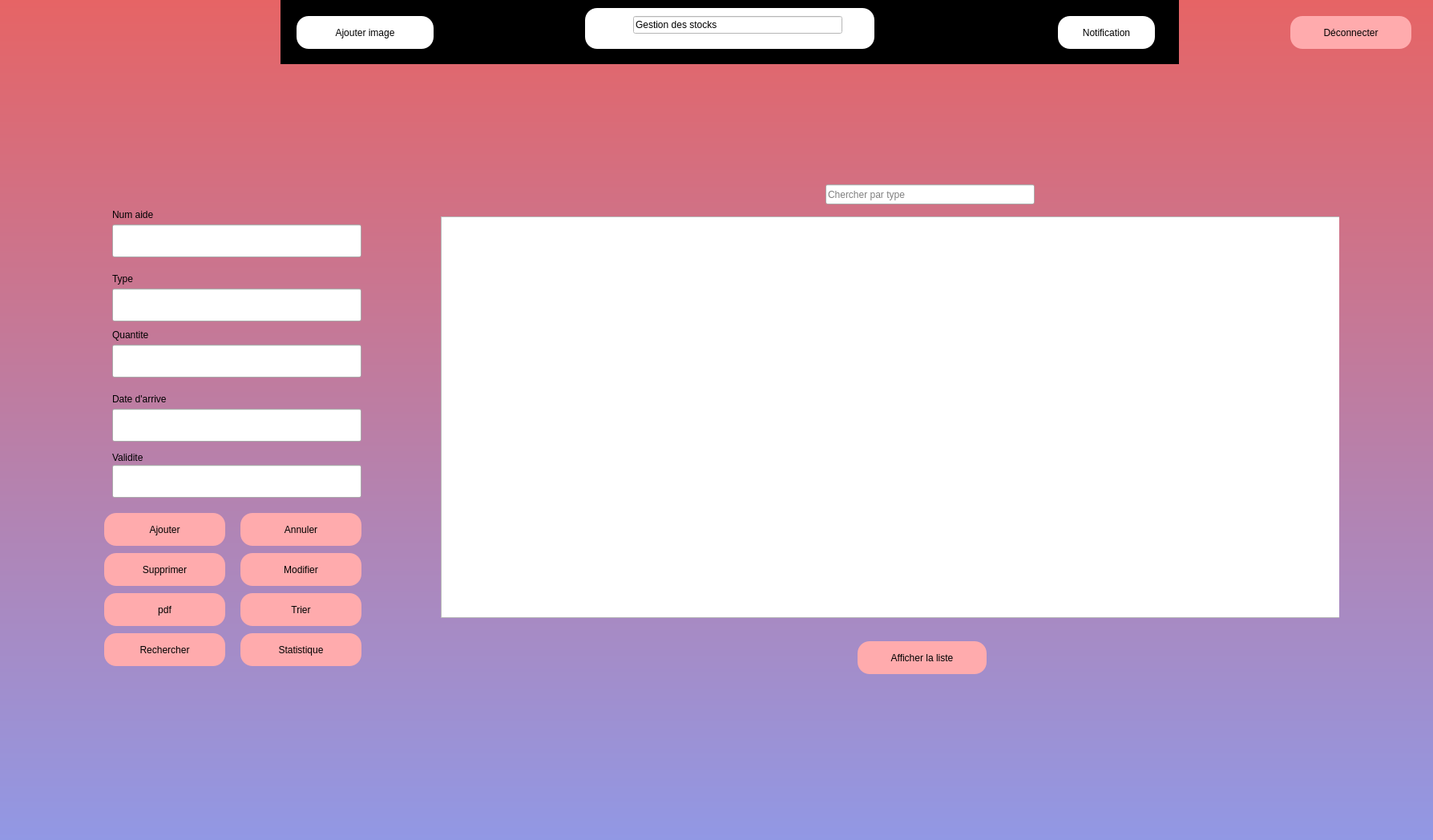
<?xml version="1.0" encoding="UTF-8"?>
<ui version="4.0">
 <class>stock</class>
 <widget class="QDialog" name="stock">
  <property name="geometry">
   <rect>
    <x>0</x>
    <y>0</y>
    <width>1788</width>
    <height>1048</height>
   </rect>
  </property>
  <property name="windowTitle">
   <string>Dialog</string>
  </property>
  <property name="styleSheet">
   <string notr="true">*{
font: 75 10pt &quot;MV Boli&quot;;
}
#stock
{

background-color: QLinearGradient(x1: 0,y1: 0,x2: 0,y2: 1,stop: 0 #e66465, stop:1 #9198e5);
border-radius:15px;
}
QLabel
{
	color: rgb(0, 0, 0);
}
QPushButton
{
	
	border-radius:60px;
	background-color: rgb(255, 171, 173);
}
QPushButton
{
border-radius:15px;
}
QPushButton:hover
{
	color:white;
	background-color: rgb(0, 0, 0);
	border-radius :15px;
}
Qlabel{
height:50px;
width:40px;
}

QToolButton
{
background: transparent;
border-radius:60px;

}</string>
  </property>
  <widget class="QWidget" name="widget_3" native="true">
   <property name="geometry">
    <rect>
     <x>350</x>
     <y>0</y>
     <width>1121</width>
     <height>80</height>
    </rect>
   </property>
   <property name="styleSheet">
    <string notr="true">background-color:rgb(0, 0, 0)
</string>
   </property>
   <widget class="QPushButton" name="pushButton_ajout_image">
    <property name="geometry">
     <rect>
      <x>20</x>
      <y>20</y>
      <width>171</width>
      <height>41</height>
     </rect>
    </property>
    <property name="styleSheet">
     <string notr="true">background-color: rgb(255, 255, 255);</string>
    </property>
    <property name="text">
     <string>Ajouter image</string>
    </property>
   </widget>
   <widget class="QPushButton" name="pushButton_notification">
    <property name="geometry">
     <rect>
      <x>970</x>
      <y>20</y>
      <width>121</width>
      <height>41</height>
     </rect>
    </property>
    <property name="styleSheet">
     <string notr="true">background-color: rgb(255, 255, 255);</string>
    </property>
    <property name="text">
     <string>Notification</string>
    </property>
   </widget>
   <widget class="QPushButton" name="pushButton_8">
    <property name="geometry">
     <rect>
      <x>380</x>
      <y>10</y>
      <width>361</width>
      <height>51</height>
     </rect>
    </property>
    <property name="styleSheet">
     <string notr="true">background-color: rgb(255, 255, 255);</string>
    </property>
    <property name="text">
     <string/>
    </property>
   </widget>
   <widget class="QLineEdit" name="lineEdit_10">
    <property name="geometry">
     <rect>
      <x>440</x>
      <y>20</y>
      <width>261</width>
      <height>22</height>
     </rect>
    </property>
    <property name="styleSheet">
     <string notr="true">background-color: rgb(255, 255, 255);

color: rgb(0, 0, 0);

font: 14pt &quot;MV Boli&quot;;</string>
    </property>
    <property name="text">
     <string>Gestion des stocks</string>
    </property>
   </widget>
  </widget>
  <widget class="QWidget" name="widget" native="true">
   <property name="geometry">
    <rect>
     <x>20</x>
     <y>90</y>
     <width>1651</width>
     <height>901</height>
    </rect>
   </property>
   <property name="font">
    <font>
     <family>MV Boli</family>
     <pointsize>10</pointsize>
     <italic>false</italic>
     <bold>false</bold>
    </font>
   </property>
   <property name="styleSheet">
    <string notr="true">*{
font: 75 10pt &quot;MV Boli&quot;;
}
#widget
{
border-radius:15px;
}
QLabel
{
	color: rgb(0, 0, 0);
}
QPushButton
{
	
	background-color: rgb(214, 143, 0);
	border-radius:60px;
}
QPushButton
{
border-radius:15px;
}
QPushButton:hover
{
	color:white;
	background-color: rgb(0, 0, 0);
	border-radius :15px;
}
Qlabel{
height:50px;
width:40px;
}

QToolButton
{
background: transparent;
border-radius:60px;

}</string>
   </property>
   <widget class="QTableView" name="tableView">
    <property name="geometry">
     <rect>
      <x>530</x>
      <y>180</y>
      <width>1171</width>
      <height>501</height>
     </rect>
    </property>
   </widget>
   <widget class="QWidget" name="widget_2" native="true">
    <property name="geometry">
     <rect>
      <x>10</x>
      <y>60</y>
      <width>511</width>
      <height>821</height>
     </rect>
    </property>
    <property name="font">
     <font>
      <family>MV Boli</family>
      <pointsize>10</pointsize>
      <italic>false</italic>
      <bold>false</bold>
     </font>
    </property>
    <widget class="QLineEdit" name="lineEdit_TYPE">
     <property name="geometry">
      <rect>
       <x>110</x>
       <y>210</y>
       <width>311</width>
       <height>41</height>
      </rect>
     </property>
    </widget>
    <widget class="QLineEdit" name="lineEdit_QUANTITE">
     <property name="geometry">
      <rect>
       <x>110</x>
       <y>280</y>
       <width>311</width>
       <height>41</height>
      </rect>
     </property>
    </widget>
    <widget class="QLineEdit" name="lineEdit_DATE_ARRIVE">
     <property name="geometry">
      <rect>
       <x>110</x>
       <y>360</y>
       <width>311</width>
       <height>41</height>
      </rect>
     </property>
    </widget>
    <widget class="QPushButton" name="pushButton_annuler">
     <property name="geometry">
      <rect>
       <x>270</x>
       <y>490</y>
       <width>151</width>
       <height>41</height>
      </rect>
     </property>
     <property name="styleSheet">
      <string notr="true">QPushButton
{
	
	border-radius:60px;
	background-color: rgb(255, 171, 173);
}
#pushButton_annuler
{
border-radius:15px;
}
#pushButton_annuler:hover
{
	color:white;
	background-color: rgb(0, 0, 0);
	border-radius :15px;
}</string>
     </property>
     <property name="text">
      <string>Annuler</string>
     </property>
    </widget>
    <widget class="QLabel" name="label">
     <property name="geometry">
      <rect>
       <x>110</x>
       <y>190</y>
       <width>151</width>
       <height>16</height>
      </rect>
     </property>
     <property name="text">
      <string>Type</string>
     </property>
    </widget>
    <widget class="QLabel" name="label_2">
     <property name="geometry">
      <rect>
       <x>110</x>
       <y>260</y>
       <width>171</width>
       <height>16</height>
      </rect>
     </property>
     <property name="text">
      <string>Quantite</string>
     </property>
    </widget>
    <widget class="QLabel" name="label_5">
     <property name="geometry">
      <rect>
       <x>110</x>
       <y>340</y>
       <width>121</width>
       <height>16</height>
      </rect>
     </property>
     <property name="text">
      <string>Date d'arrive</string>
     </property>
    </widget>
    <widget class="QPushButton" name="pushButton_ajouter">
     <property name="geometry">
      <rect>
       <x>100</x>
       <y>490</y>
       <width>151</width>
       <height>41</height>
      </rect>
     </property>
     <property name="styleSheet">
      <string notr="true">QPushButton
{
	
	border-radius:60px;
	background-color: rgb(255, 171, 173);
}
#pushButton_ajouter
{
border-radius:15px;
}
#pushButton_ajouter:hover
{
	color:white;
	background-color: rgb(0, 0, 0);
	border-radius :15px;
}</string>
     </property>
     <property name="text">
      <string>Ajouter</string>
     </property>
    </widget>
    <widget class="QLabel" name="label_7">
     <property name="geometry">
      <rect>
       <x>110</x>
       <y>410</y>
       <width>191</width>
       <height>21</height>
      </rect>
     </property>
     <property name="text">
      <string>Validite</string>
     </property>
    </widget>
    <widget class="QLineEdit" name="lineEdit_VALIDITE_DU_AIDE">
     <property name="geometry">
      <rect>
       <x>110</x>
       <y>430</y>
       <width>311</width>
       <height>41</height>
      </rect>
     </property>
    </widget>
    <widget class="QPushButton" name="pushButton_supprimer">
     <property name="geometry">
      <rect>
       <x>100</x>
       <y>540</y>
       <width>151</width>
       <height>41</height>
      </rect>
     </property>
     <property name="styleSheet">
      <string notr="true">QPushButton
{
	
	border-radius:60px;
	background-color: rgb(255, 171, 173);
}
#pushButton_supprimer
{
border-radius:15px;
}
#pushButton_supprimer:hover
{
	color:white;
	background-color: rgb(0, 0, 0);
	border-radius :15px;
}</string>
     </property>
     <property name="text">
      <string>Supprimer</string>
     </property>
    </widget>
    <widget class="QPushButton" name="pushButton_modifier">
     <property name="geometry">
      <rect>
       <x>270</x>
       <y>540</y>
       <width>151</width>
       <height>41</height>
      </rect>
     </property>
     <property name="styleSheet">
      <string notr="true">QPushButton
{
	
	border-radius:60px;
	background-color: rgb(255, 171, 173);
}
#pushButton_modifier
{
border-radius:15px;
}
#pushButton_modifier:hover
{
	color:white;
	background-color: rgb(0, 0, 0);
	border-radius :15px;
}</string>
     </property>
     <property name="text">
      <string>Modifier</string>
     </property>
    </widget>
    <widget class="QLabel" name="label_3">
     <property name="geometry">
      <rect>
       <x>110</x>
       <y>110</y>
       <width>111</width>
       <height>16</height>
      </rect>
     </property>
     <property name="text">
      <string>Num aide</string>
     </property>
    </widget>
    <widget class="QLineEdit" name="lineEdit_NUM_AIDE">
     <property name="geometry">
      <rect>
       <x>110</x>
       <y>130</y>
       <width>311</width>
       <height>41</height>
      </rect>
     </property>
    </widget>
    <widget class="QPushButton" name="pushButton_pdf">
     <property name="geometry">
      <rect>
       <x>100</x>
       <y>590</y>
       <width>151</width>
       <height>41</height>
      </rect>
     </property>
     <property name="styleSheet">
      <string notr="true">QPushButton
{
	
	border-radius:60px;
	background-color: rgb(255, 171, 173);
}
#pushButton_pdf
{
border-radius:15px;
}
#pushButton_pdf:hover
{
	color:white;
	background-color: rgb(0, 0, 0);
	border-radius :15px;
}</string>
     </property>
     <property name="text">
      <string>pdf</string>
     </property>
    </widget>
    <widget class="QPushButton" name="pushButton_rechercher">
     <property name="geometry">
      <rect>
       <x>100</x>
       <y>640</y>
       <width>151</width>
       <height>41</height>
      </rect>
     </property>
     <property name="styleSheet">
      <string notr="true">QPushButton
{
	
	border-radius:60px;
	background-color: rgb(255, 171, 173);
}
#pushButton_rechercher
{
border-radius:15px;
}
#pushButton_rechercher:hover
{
	color:white;
	background-color: rgb(0, 0, 0);
	border-radius :15px;
}</string>
     </property>
     <property name="text">
      <string>Rechercher</string>
     </property>
    </widget>
    <widget class="QPushButton" name="pushButton_statistique">
     <property name="geometry">
      <rect>
       <x>270</x>
       <y>640</y>
       <width>151</width>
       <height>41</height>
      </rect>
     </property>
     <property name="styleSheet">
      <string notr="true">QPushButton
{
	
	border-radius:60px;
	background-color: rgb(255, 171, 173);
}
#pushButton_statistique
{
border-radius:15px;
}
#pushButton_statistique:hover
{
	color:white;
	background-color: rgb(0, 0, 0);
	border-radius :15px;
}</string>
     </property>
     <property name="text">
      <string>Statistique</string>
     </property>
    </widget>
    <widget class="QPushButton" name="pushButton_trier">
     <property name="geometry">
      <rect>
       <x>270</x>
       <y>590</y>
       <width>151</width>
       <height>41</height>
      </rect>
     </property>
     <property name="styleSheet">
      <string notr="true">QPushButton
{
	
	border-radius:60px;
	background-color: rgb(255, 171, 173);
}
#pushButton_trier
{
border-radius:15px;
}
#pushButton_trier:hover
{
	color:white;
	background-color: rgb(0, 0, 0);
	border-radius :15px;
}</string>
     </property>
     <property name="text">
      <string>Trier</string>
     </property>
    </widget>
   </widget>
   <widget class="QPushButton" name="pushButton_afficher">
    <property name="geometry">
     <rect>
      <x>1050</x>
      <y>710</y>
      <width>161</width>
      <height>41</height>
     </rect>
    </property>
    <property name="styleSheet">
     <string notr="true">QPushButton
{
	
	border-radius:60px;
	background-color: rgb(255, 171, 173);
}
#pushButton_afficher
{
border-radius:15px;
}
#pushButton_afficher:hover
{
	color:white;
	background-color: rgb(0, 0, 0);
	border-radius :15px;
}</string>
    </property>
    <property name="text">
     <string>Afficher la liste</string>
    </property>
   </widget>
   <widget class="QLineEdit" name="lineEdit">
    <property name="geometry">
     <rect>
      <x>1010</x>
      <y>140</y>
      <width>261</width>
      <height>25</height>
     </rect>
    </property>
    <property name="placeholderText">
     <string>Chercher par type</string>
    </property>
   </widget>
  </widget>
  <widget class="QPushButton" name="pushButton_10">
   <property name="geometry">
    <rect>
     <x>1610</x>
     <y>20</y>
     <width>151</width>
     <height>41</height>
    </rect>
   </property>
   <property name="styleSheet">
    <string notr="true"/>
   </property>
   <property name="text">
    <string>Déconnecter</string>
   </property>
   <property name="icon">
    <iconset>
     <normaloff>../../Desktop/logout.png</normaloff>../../Desktop/logout.png</iconset>
   </property>
  </widget>
 </widget>
 <resources/>
 <connections/>
</ui>
